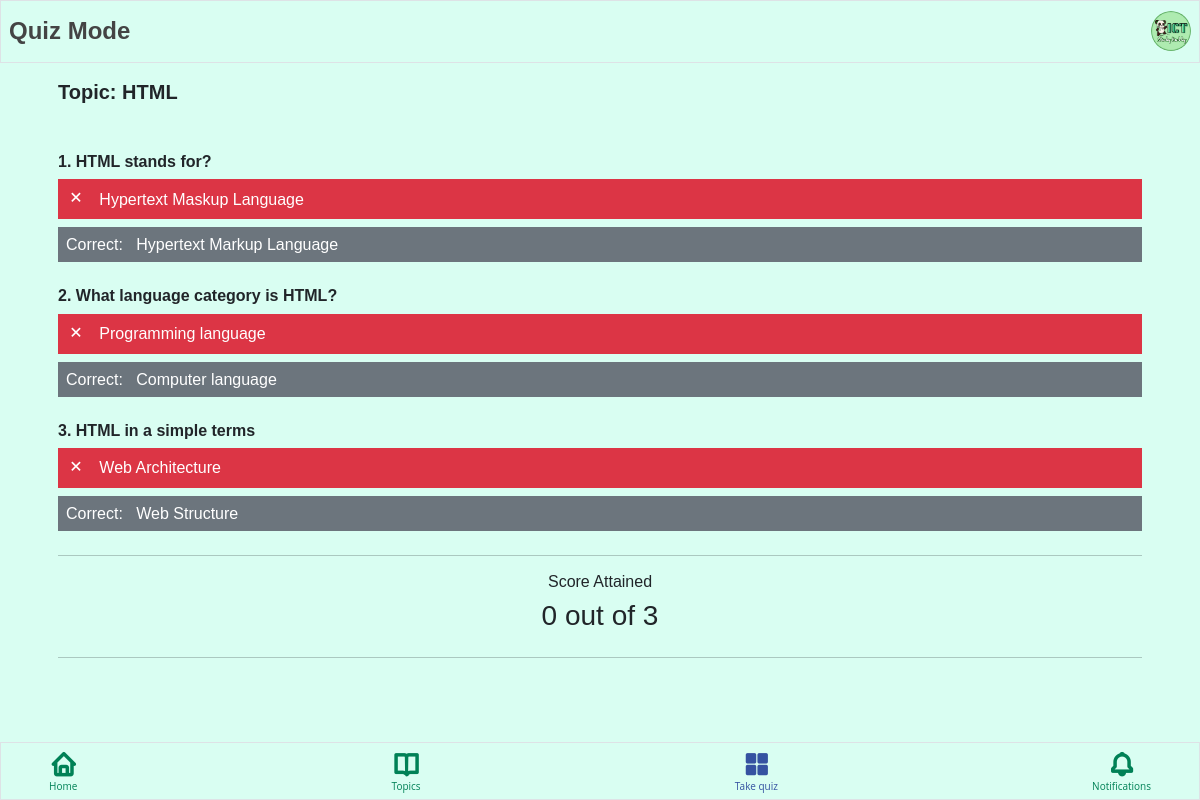
The app's page /pages/student/quiz-output.php?id=1234567 (signed in) with its own data.
### tables this page shows
CREATE TABLE IF NOT EXISTS `tbl_quiz_student` (
  `id` int NOT NULL AUTO_INCREMENT,
  `quiz_code` varchar(50) NOT NULL,
  `topic_title` text NOT NULL,
  `item_number` int NOT NULL,
  `question` text NOT NULL,
  `choice1` text NOT NULL,
  `choice2` text NOT NULL,
  `choice3` text NOT NULL,
  `choice4` text NOT NULL,
  `student_answer` text NOT NULL,
  `correct_answer` text NOT NULL,
  `student_id` int NOT NULL,
  PRIMARY KEY (`id`),
  KEY `student_id` (`student_id`)
);

### pages/student/quiz-output.php (the view, shortened to what this page needs)
<?php
include '../../db-connection.php';
if ($_SESSION['username']) {
?>
    <!DOCTYPE html>
    <html lang="en">
    <head>
        <link rel="stylesheet" href="../../bootstrap/css/bootstrap.min.css">
        <link rel="stylesheet" href="../../bootstrap/js/bootstrap.bundle.min.js">
        <link rel="stylesheet" href="../../boxicons/css/boxicons.min.css">
        <link rel="stylesheet" href="../../style.css">
    </head>
    <body>
        <header>
            <div class="d-flex align-items-center justify-content-between top-0 fixed-top p-2 border">
                <h4 class="fw-bolder mt-2">Quiz Mode</h4>
                <a href="account.php">
                    <img src="../../img/<?php echo $_SESSION['img_url'] ?>" alt="">
                </a>
            </div>
        </header>
        <main>
            <div class="container practice mt-5 mb-3">
                <div class="card mb-5">
                    <div class="card-body">
                        <?php
                        $stmt = $conn->prepare(' SELECT topic_title FROM tbl_quiz WHERE quiz_code = ? ');
                        $stmt->bind_param('i', $_GET['id']);
                        $stmt->execute();
                        $result = $stmt->get_result();
                        $rows = $result->fetch_assoc();
                        $topic_title = $rows['topic_title'];
                        echo '<h5 class="fw-bold mb-5 mt-3">Topic: ' . $topic_title . ' </h5>';
                        $stmt = $conn->prepare(' SELECT * FROM tbl_quiz_student WHERE quiz_code = ? AND student_id = ? ORDER BY item_number ASC');
                        $stmt->bind_param('ii', $_GET['id'], $_SESSION['id']);
                        $stmt->execute();
                        $result = $stmt->get_result();
                        while ($rows = $result->fetch_assoc()) {
                            $item_number = $rows['item_number'];
                            $question = $rows['question'];
                            $correct_answer = $rows['correct_answer'];
                            $student_answer = $rows['student_answer'];
                            $total_items = mysqli_num_rows($result);
                            echo '
                            <h6 class="fw-bold">' . $item_number . ". " . $question . '</h6>
                            ';
                            if ($student_answer !== '' && $student_answer === $correct_answer) {
                                echo '
                                    <h6 class="bg-success text-white p-2 mb-4 d-flex align-items-center">
                                        <span class="fs-5"><i class="bx bx-check"></i></span>&nbsp; &nbsp;
                                        <span>' . $student_answer . '</span>
                                    </h6>
                                ';
                                $score += 1;
                            } else {
                                echo '
                                    <h6 class="bg-danger text-white p-2 d-flex align-items-center">
                                        <span class="fs-5"><i class="bx bx-x"></i></span>&nbsp; &nbsp;
                                        <span>' . $student_answer . '</span>
                                    </h6>
                                    <h6 class="bg-secondary text-white p-2 mb-4 d-flex align-items-center">
                                        <span>Correct:</span>&nbsp; &nbsp;
                                        <span>' . $correct_answer . '</span>
                                    </h6>
                                ';
                                $score += 0;
                            }
                        }
                        if ($score === $total_items) {
                            echo '
                            <hr>
                            <div class="d-flex justify-content-center align-items-center">
                                <div class="card w-100 d-flex flex-column justify-content-center align-items-center">
                                    <h6>Score Attained</h6>
                                    <h3>' . $score . ' out of ' . $total_items . '</h3>
                                    <h3 class="mt-3" style="color: #e6ca2d;">
                                        <i class="bx bxs-star"></i>
                                        <i class="bx bxs-star"></i>
                                        <i class="bx bxs-star"></i>
                                        <strong>PERFECT</strong>
                                        <i class="bx bxs-star"></i>
                                        <i class="bx bxs-star"></i>
                                        <i class="bx bxs-star"></i>
                                    </h3>
                                </div>
                            </div>
                            <hr>
                        ';
                        } else {
                            echo '
                            <hr>
                            <div class="d-flex justify-content-center align-items-center">
                                <div class="card w-100 d-flex flex-column justify-content-center align-items-center">
                                    <h6>Score Attained</h6>
                                    <h3>' . $score . ' out of ' . $total_items . '</h3>
                                </div>
                            </div>
                            <hr>
                        ';
                        }
                        ?>
                    </div>
                </div>
            </div>
        </main>
        <footer>
            <div class="d-flex align-items-center justify-content-between bottom-0 fixed-bottom px-5 border">
                <a href="home.php" class="d-flex flex-column align-items-center mt-2">
                    <i class="bx bx-home fs-3 fw-bolder"></i>
                    Home
                </a>
                <a href="topics.php" class="d-flex flex-column align-items-center mt-2">
                    <i class="bx bx-book-open fs-3 fw-bolder"></i>
                    Topics
                </a>
                <a href="quiz-code-input.php" class="d-flex flex-column align-items-center mt-2" style="color: #3552a1;">
                    <i class="bx bxs-grid-alt fs-3 fw-bolder"></i>
                    Take quiz
                </a>
                <a href="notifications.php" class="d-flex flex-column align-items-center mt-2">
                    <i class="bx bx-bell fs-3 fw-bolder"></i>
                    <span>Notifications
                    </span>
                </a>
            </div>
        </footer>
    </body>
    </html>
<?php
} else {
    header('Location ../../index.php');
}

### style.css (style rules this page uses)
:root { --main-color: #d9fef2; --primary-color: #004c33; --secondary-color: #008156; --tertiary-color: #3552a1; --white-color: #f8fff8; --gray-color: #747272; --red-color: #c00000; }
body { font-family: "Open Sans", sans-serif; background: var(--main-color); color: #444444; }
header div { background-color: var(--main-color); }
header a img { border: none; border-radius: 50% !important; max-width: 40px; }
img { border-radius: 10px; }
a { color: var(--secondary-color); text-decoration: none; }
h1, h2, h3, h4, h5, h6 { font-family: "Nunito", sans-serif; }
.practice { display: flex; flex-direction: column; justify-content: center; margin-top: 50px; margin-bottom: 80px; }
.practice .card { border: none !important; border-radius: 10px; background-color: transparent !important; }
footer div { background-color: var(--main-color); }
footer div a { font-size: 10px; margin-top: 2px; margin-bottom: 5px; }

### records on screen
tbl_quiz_student: item_number "1", question "HTML stands for?", student_answer "Hypertext Maskup Language", correct_answer "Hypertext Markup Language"
tbl_quiz_student: item_number "2", question "What language category is HTML?", student_answer "Programming language", correct_answer "Computer language"
tbl_quiz_student: item_number "3", question "HTML in a simple terms", student_answer "Web Architecture", correct_answer "Web Structure"

### other values on screen
$topic_title "HTML"
$score "0"
$total_items "3"
